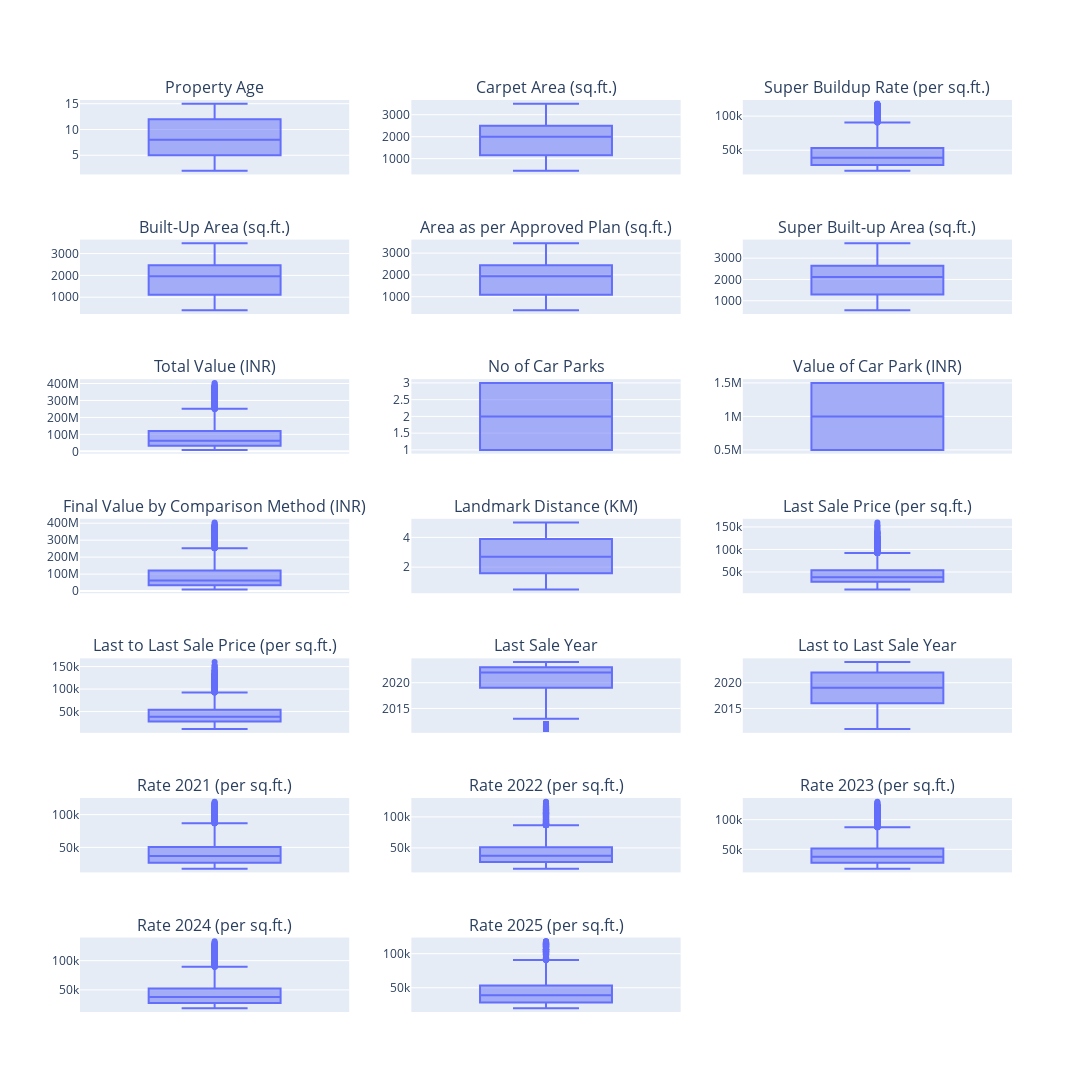

Here is the notebook cell this chart was saved with:
### Markdown cell above
using plotly

### Code cell
fig = make_subplots(rows=7, cols=3, subplot_titles=numerical_col)

for i, column in enumerate(numerical_col):
    row = i // 3 + 1 
    col = i % 3 + 1 

    box_fig = px.box(df1, y=column)
    for trace in box_fig.data:
        fig.add_trace(trace, row=row, col=col)

fig.update_layout(height=3200, width=1200, showlegend=False)
fig.show()

### Figure 1 — Plotly figure (JSON) as saved in the notebook; plotly's stock layout.template omitted (floating-point values rounded to 4 significant figures; data arrays with more than 128 entries replaced by an {"elided": "..."} marker saying what was removed)
{"data": [{"alignmentgroup": "True", "hovertemplate": "Property Age=%{y}<extra></extra>", "legendgroup": "", "marker": {"color": "#636efa"}, "name": "", "notched": false, "offsetgroup": "", "orientation": "v", "showlegend": false, "type": "box", "x0": " ", "xaxis": "x", "y": {"elided": "10000 int values"}, "y0": " ", "yaxis": "y"}, {"alignmentgroup": "True", "hovertemplate": "Carpet Area (sq.ft.)=%{y}<extra></extra>", "legendgroup": "", "marker": {"color": "#636efa"}, "name": "", "notched": false, "offsetgroup": "", "orientation": "v", "showlegend": false, "type": "box", "x0": " ", "xaxis": "x2", "y": {"elided": "10000 int values"}, "y0": " ", "yaxis": "y2"}, {"alignmentgroup": "True", "hovertemplate": "Super Buildup Rate (per sq.ft.)=%{y}<extra></extra>", "legendgroup": "", "marker": {"color": "#636efa"}, "name": "", "notched": false, "offsetgroup": "", "orientation": "v", "showlegend": false, "type": "box", "x0": " ", "xaxis": "x3", "y": {"elided": "10000 float values"}, "y0": " ", "yaxis": "y3"}, {"alignmentgroup": "True", "hovertemplate": "Built-Up Area (sq.ft.)=%{y}<extra></extra>", "legendgroup": "", "marker": {"color": "#636efa"}, "name": "", "notched": false, "offsetgroup": "", "orientation": "v", "showlegend": false, "type": "box", "x0": " ", "xaxis": "x4", "y": {"elided": "10000 int values"}, "y0": " ", "yaxis": "y4"}, {"alignmentgroup": "True", "hovertemplate": "Area as per Approved Plan (sq.ft.)=%{y}<extra></extra>", "legendgroup": "", "marker": {"color": "#636efa"}, "name": "", "notched": false, "offsetgroup": "", "orientation": "v", "showlegend": false, "type": "box", "x0": " ", "xaxis": "x5", "y": {"elided": "10000 int values"}, "y0": " ", "yaxis": "y5"}, {"alignmentgroup": "True", "hovertemplate": "Super Built-up Area (sq.ft.)=%{y}<extra></extra>", "legendgroup": "", "marker": {"color": "#636efa"}, "name": "", "notched": false, "offsetgroup": "", "orientation": "v", "showlegend": false, "type": "box", "x0": " ", "xaxis": "x6", "y": {"elided": "10000 int values"}, "y0": " ", "yaxis": "y6"}, {"alignmentgroup": "True", "hovertemplate": "Total Value (INR)=%{y}<extra></extra>", "legendgroup": "", "marker": {"color": "#636efa"}, "name": "", "notched": false, "offsetgroup": "", "orientation": "v", "showlegend": false, "type": "box", "x0": " ", "xaxis": "x7", "y": {"elided": "10000 float values"}, "y0": " ", "yaxis": "y7"}, {"alignmentgroup": "True", "hovertemplate": "No of Car Parks=%{y}<extra></extra>", "legendgroup": "", "marker": {"color": "#636efa"}, "name": "", "notched": false, "offsetgroup": "", "orientation": "v", "showlegend": false, "type": "box", "x0": " ", "xaxis": "x8", "y": {"elided": "10000 int values"}, "y0": " ", "yaxis": "y8"}, {"alignmentgroup": "True", "hovertemplate": "Value of Car Park (INR)=%{y}<extra></extra>", "legendgroup": "", "marker": {"color": "#636efa"}, "name": "", "notched": false, "offsetgroup": "", "orientation": "v", "showlegend": false, "type": "box", "x0": " ", "xaxis": "x9", "y": {"elided": "10000 int values"}, "y0": " ", "yaxis": "y9"}, {"alignmentgroup": "True", "hovertemplate": "Final Value by Comparison Method (INR)=%{y}<extra></extra>", "legendgroup": "", "marker": {"color": "#636efa"}, "name": "", "notched": false, "offsetgroup": "", "orientation": "v", "showlegend": false, "type": "box", "x0": " ", "xaxis": "x10", "y": {"elided": "10000 float values"}, "y0": " ", "yaxis": "y10"}, {"alignmentgroup": "True", "hovertemplate": "Landmark Distance (KM)=%{y}<extra></extra>", "legendgroup": "", "marker": {"color": "#636efa"}, "name": "", "notched": false, "offsetgroup": "", "orientation": "v", "showlegend": false, "type": "box", "x0": " ", "xaxis": "x11", "y": {"elided": "10000 float values"}, "y0": " ", "yaxis": "y11"}, {"alignmentgroup": "True", "hovertemplate": "Last Sale Price (per sq.ft.)=%{y}<extra></extra>", "legendgroup": "", "marker": {"color": "#636efa"}, "name": "", "notched": false, "offsetgroup": "", "orientation": "v", "showlegend": false, "type": "box", "x0": " ", "xaxis": "x12", "y": {"elided": "10000 int values"}, "y0": " ", "yaxis": "y12"}, {"alignmentgroup": "True", "hovertemplate": "Last to Last Sale Price (per sq.ft.)=%{y}<extra></extra>", "legendgroup": "", "marker": {"color": "#636efa"}, "name": "", "notched": false, "offsetgroup": "", "orientation": "v", "showlegend": false, "type": "box", "x0": " ", "xaxis": "x13", "y": {"elided": "10000 int values"}, "y0": " ", "yaxis": "y13"}, {"alignmentgroup": "True", "hovertemplate": "Last Sale Year=%{y}<extra></extra>", "legendgroup": "", "marker": {"color": "#636efa"}, "name": "", "notched": false, "offsetgroup": "", "orientation": "v", "showlegend": false, "type": "box", "x0": " ", "xaxis": "x14", "y": {"elided": "10000 int values"}, "y0": " ", "yaxis": "y14"}, {"alignmentgroup": "True", "hovertemplate": "Last to Last Sale Year=%{y}<extra></extra>", "legendgroup": "", "marker": {"color": "#636efa"}, "name": "", "notched": false, "offsetgroup": "", "orientation": "v", "showlegend": false, "type": "box", "x0": " ", "xaxis": "x15", "y": {"elided": "10000 int values"}, "y0": " ", "yaxis": "y15"}, {"alignmentgroup": "True", "hovertemplate": "Rate 2021 (per sq.ft.)=%{y}<extra></extra>", "legendgroup": "", "marker": {"color": "#636efa"}, "name": "", "notched": false, "offsetgroup": "", "orientation": "v", "showlegend": false, "type": "box", "x0": " ", "xaxis": "x16", "y": {"elided": "10000 int values"}, "y0": " ", "yaxis": "y16"}, {"alignmentgroup": "True", "hovertemplate": "Rate 2022 (per sq.ft.)=%{y}<extra></extra>", "legendgroup": "", "marker": {"color": "#636efa"}, "name": "", "notched": false, "offsetgroup": "", "orientation": "v", "showlegend": false, "type": "box", "x0": " ", "xaxis": "x17", "y": {"elided": "10000 int values"}, "y0": " ", "yaxis": "y17"}, {"alignmentgroup": "True", "hovertemplate": "Rate 2023 (per sq.ft.)=%{y}<extra></extra>", "legendgroup": "", "marker": {"color": "#636efa"}, "name": "", "notched": false, "offsetgroup": "", "orientation": "v", "showlegend": false, "type": "box", "x0": " ", "xaxis": "x18", "y": {"elided": "10000 int values"}, "y0": " ", "yaxis": "y18"}, {"alignmentgroup": "True", "hovertemplate": "Rate 2024 (per sq.ft.)=%{y}<extra></extra>", "legendgroup": "", "marker": {"color": "#636efa"}, "name": "", "notched": false, "offsetgroup": "", "orientation": "v", "showlegend": false, "type": "box", "x0": " ", "xaxis": "x19", "y": {"elided": "10000 int values"}, "y0": " ", "yaxis": "y19"}, {"alignmentgroup": "True", "hovertemplate": "Rate 2025 (per sq.ft.)=%{y}<extra></extra>", "legendgroup": "", "marker": {"color": "#636efa"}, "name": "", "notched": false, "offsetgroup": "", "orientation": "v", "showlegend": false, "type": "box", "x0": " ", "xaxis": "x20", "y": {"elided": "10000 float values"}, "y0": " ", "yaxis": "y20"}], "layout": {"annotations": [{"font": {"size": 16}, "showarrow": false, "text": "Property Age", "x": 0.1444, "xanchor": "center", "xref": "paper", "y": 1.0, "yanchor": "bottom", "yref": "paper"}, {"font": {"size": 16}, "showarrow": false, "text": "Carpet Area (sq.ft.)", "x": 0.5, "xanchor": "center", "xref": "paper", "y": 1.0, "yanchor": "bottom", "yref": "paper"}, {"font": {"size": 16}, "showarrow": false, "text": "Super Buildup Rate (per sq.ft.)", "x": 0.8556, "xanchor": "center", "xref": "paper", "y": 1.0, "yanchor": "bottom", "yref": "paper"}, {"font": {"size": 16}, "showarrow": false, "text": "Built-Up Area (sq.ft.)", "x": 0.1444, "xanchor": "center", "xref": "paper", "y": 0.8469, "yanchor": "bottom", "yref": "paper"}, {"font": {"size": 16}, "showarrow": false, "text": "Area as per Approved Plan (sq.ft.)", "x": 0.5, "xanchor": "center", "xref": "paper", "y": 0.8469, "yanchor": "bottom", "yref": "paper"}, {"font": {"size": 16}, "showarrow": false, "text": "Super Built-up Area (sq.ft.)", "x": 0.8556, "xanchor": "center", "xref": "paper", "y": 0.8469, "yanchor": "bottom", "yref": "paper"}, {"font": {"size": 16}, "showarrow": false, "text": "Total Value (INR)", "x": 0.1444, "xanchor": "center", "xref": "paper", "y": 0.6939, "yanchor": "bottom", "yref": "paper"}, {"font": {"size": 16}, "showarrow": false, "text": "No of Car Parks", "x": 0.5, "xanchor": "center", "xref": "paper", "y": 0.6939, "yanchor": "bottom", "yref": "paper"}, {"font": {"size": 16}, "showarrow": false, "text": "Value of Car Park (INR)", "x": 0.8556, "xanchor": "center", "xref": "paper", "y": 0.6939, "yanchor": "bottom", "yref": "paper"}, {"font": {"size": 16}, "showarrow": false, "text": "Final Value by Comparison Method (INR)", "x": 0.1444, "xanchor": "center", "xref": "paper", "y": 0.5408, "yanchor": "bottom", "yref": "paper"}, {"font": {"size": 16}, "showarrow": false, "text": "Landmark Distance (KM)", "x": 0.5, "xanchor": "center", "xref": "paper", "y": 0.5408, "yanchor": "bottom", "yref": "paper"}, {"font": {"size": 16}, "showarrow": false, "text": "Last Sale Price (per sq.ft.)", "x": 0.8556, "xanchor": "center", "xref": "paper", "y": 0.5408, "yanchor": "bottom", "yref": "paper"}, {"font": {"size": 16}, "showarrow": false, "text": "Last to Last Sale Price (per sq.ft.)", "x": 0.1444, "xanchor": "center", "xref": "paper", "y": 0.3878, "yanchor": "bottom", "yref": "paper"}, {"font": {"size": 16}, "showarrow": false, "text": "Last Sale Year", "x": 0.5, "xanchor": "center", "xref": "paper", "y": 0.3878, "yanchor": "bottom", "yref": "paper"}, {"font": {"size": 16}, "showarrow": false, "text": "Last to Last Sale Year", "x": 0.8556, "xanchor": "center", "xref": "paper", "y": 0.3878, "yanchor": "bottom", "yref": "paper"}, {"font": {"size": 16}, "showarrow": false, "text": "Rate 2021 (per sq.ft.)", "x": 0.1444, "xanchor": "center", "xref": "paper", "y": 0.2347, "yanchor": "bottom", "yref": "paper"}, {"font": {"size": 16}, "showarrow": false, "text": "Rate 2022 (per sq.ft.)", "x": 0.5, "xanchor": "center", "xref": "paper", "y": 0.2347, "yanchor": "bottom", "yref": "paper"}, {"font": {"size": 16}, "showarrow": false, "text": "Rate 2023 (per sq.ft.)", "x": 0.8556, "xanchor": "center", "xref": "paper", "y": 0.2347, "yanchor": "bottom", "yref": "paper"}, {"font": {"size": 16}, "showarrow": false, "text": "Rate 2024 (per sq.ft.)", "x": 0.1444, "xanchor": "center", "xref": "paper", "y": 0.08163, "yanchor": "bottom", "yref": "paper"}, {"font": {"size": 16}, "showarrow": false, "text": "Rate 2025 (per sq.ft.)", "x": 0.5, "xanchor": "center", "xref": "paper", "y": 0.08163, "yanchor": "bottom", "yref": "paper"}], "height": 3200, "showlegend": false, "width": 1200, "xaxis": {"anchor": "y", "domain": [0, 0.2889]}, "xaxis10": {"anchor": "y10", "domain": [0, 0.2889]}, "xaxis11": {"anchor": "y11", "domain": [0.3556, 0.6444]}, "xaxis12": {"anchor": "y12", "domain": [0.7111, 1]}, "xaxis13": {"anchor": "y13", "domain": [0, 0.2889]}, "xaxis14": {"anchor": "y14", "domain": [0.3556, 0.6444]}, "xaxis15": {"anchor": "y15", "domain": [0.7111, 1]}, "xaxis16": {"anchor": "y16", "domain": [0, 0.2889]}, "xaxis17": {"anchor": "y17", "domain": [0.3556, 0.6444]}, "xaxis18": {"anchor": "y18", "domain": [0.7111, 1]}, "xaxis19": {"anchor": "y19", "domain": [0, 0.2889]}, "xaxis2": {"anchor": "y2", "domain": [0.3556, 0.6444]}, "xaxis20": {"anchor": "y20", "domain": [0.3556, 0.6444]}, "xaxis21": {"anchor": "y21", "domain": [0.7111, 1]}, "xaxis3": {"anchor": "y3", "domain": [0.7111, 1]}, "xaxis4": {"anchor": "y4", "domain": [0, 0.2889]}, "xaxis5": {"anchor": "y5", "domain": [0.3556, 0.6444]}, "xaxis6": {"anchor": "y6", "domain": [0.7111, 1]}, "xaxis7": {"anchor": "y7", "domain": [0, 0.2889]}, "xaxis8": {"anchor": "y8", "domain": [0.3556, 0.6444]}, "xaxis9": {"anchor": "y9", "domain": [0.7111, 1]}, "yaxis": {"anchor": "x", "domain": [0.9184, 1.0]}, "yaxis10": {"anchor": "x10", "domain": [0.4592, 0.5408]}, "yaxis11": {"anchor": "x11", "domain": [0.4592, 0.5408]}, "yaxis12": {"anchor": "x12", "domain": [0.4592, 0.5408]}, "yaxis13": {"anchor": "x13", "domain": [0.3061, 0.3878]}, "yaxis14": {"anchor": "x14", "domain": [0.3061, 0.3878]}, "yaxis15": {"anchor": "x15", "domain": [0.3061, 0.3878]}, "yaxis16": {"anchor": "x16", "domain": [0.1531, 0.2347]}, "yaxis17": {"anchor": "x17", "domain": [0.1531, 0.2347]}, "yaxis18": {"anchor": "x18", "domain": [0.1531, 0.2347]}, "yaxis19": {"anchor": "x19", "domain": [0, 0.08163]}, "yaxis2": {"anchor": "x2", "domain": [0.9184, 1.0]}, "yaxis20": {"anchor": "x20", "domain": [0, 0.08163]}, "yaxis21": {"anchor": "x21", "domain": [0, 0.08163]}, "yaxis3": {"anchor": "x3", "domain": [0.9184, 1.0]}, "yaxis4": {"anchor": "x4", "domain": [0.7653, 0.8469]}, "yaxis5": {"anchor": "x5", "domain": [0.7653, 0.8469]}, "yaxis6": {"anchor": "x6", "domain": [0.7653, 0.8469]}, "yaxis7": {"anchor": "x7", "domain": [0.6122, 0.6939]}, "yaxis8": {"anchor": "x8", "domain": [0.6122, 0.6939]}, "yaxis9": {"anchor": "x9", "domain": [0.6122, 0.6939]}}}
